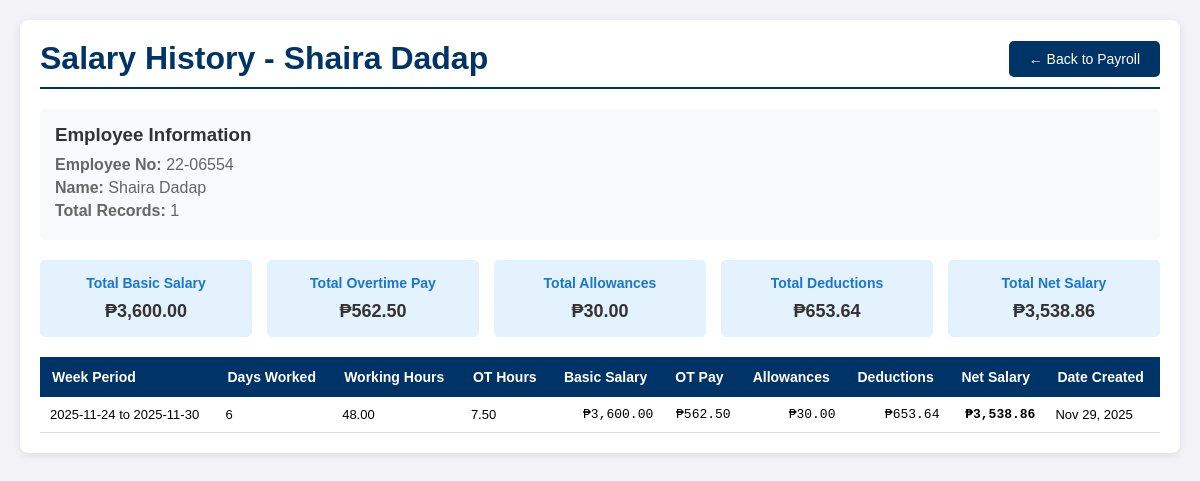
The app's page /admin/view_employee_history.php?employee_no=22-06554&employee_name=Shaira+Dadap (signed in) with its own data.
### tables this page shows
CREATE TABLE `payroll_records` (
  `id` int(11) NOT NULL,
  `employee_no` varchar(50) NOT NULL,
  `employee_name` varchar(100) NOT NULL,
  `department` varchar(100) DEFAULT NULL,
  `shift` varchar(50) DEFAULT NULL,
  `week_period` varchar(50) NOT NULL,
  `working_hours` decimal(10,2) NOT NULL,
  `days_worked` varchar(10) NOT NULL,
  `overtime_hours` decimal(10,2) NOT NULL,
  `basic_salary` decimal(10,2) NOT NULL,
  `overtime_pay` decimal(10,2) NOT NULL,
  `allowances` decimal(10,2) NOT NULL DEFAULT 0.00,
  `pagibig` decimal(10,2) NOT NULL,
  `sss` decimal(10,2) NOT NULL,
  `philhealth` decimal(10,2) NOT NULL,
  `gross_pay` decimal(10,2) NOT NULL,
  `total_deductions` decimal(10,2) NOT NULL,
  `net_salary` decimal(10,2) NOT NULL,
  `created_at` timestamp NOT NULL DEFAULT current_timestamp(),
  `deleted` tinyint(1) DEFAULT 0
);

### admin/view_employee_history.php (the view, shortened to what this page needs)
<?php
$host = 'localhost';
$dbname = 'employee_managements';
$username = 'root';
$password = '';
try {
    $conn = new PDO("mysql:host=$host;dbname=$dbname", $username, $password);
    $conn->setAttribute(PDO::ATTR_ERRMODE, PDO::ERRMODE_EXCEPTION);
    try {
        $conn->exec("ALTER TABLE payroll_records ADD COLUMN IF NOT EXISTS deleted TINYINT(1) DEFAULT 0");
    } catch(PDOException $e) {
    }
} catch(PDOException $e) {
    die("Connection failed: " . $e->getMessage());
}
$employeeNo   = $_GET['employee_no']   ?? '';
$employeeName = $_GET['employee_name'] ?? '';
$employeeHistory = [];
try {
    $stmt = $conn->prepare("
        SELECT * FROM payroll_records
        WHERE employee_no = ? AND deleted = 0
        ORDER BY week_period DESC, created_at DESC
    ");
    $stmt->execute([$employeeNo]);
    $employeeHistory = $stmt->fetchAll(PDO::FETCH_ASSOC);
} catch(PDOException $e) {
    $error = "Error fetching employee history: " . $e->getMessage();
}
$totalBasicSalary = 0;
$totalOvertimePay = 0;
$totalAllowances = 0;
$totalDeductions = 0;
$totalNetSalary = 0;
foreach ($employeeHistory as $record) {
    $totalBasicSalary += $record['basic_salary'];
    $totalOvertimePay += $record['overtime_pay'];
    $totalAllowances += $record['allowances'];
    $totalDeductions += $record['total_deductions'];
    $totalNetSalary += $record['net_salary'];
}
?>
<!DOCTYPE html>
<html lang="en">
<head>
</head>
<body>
    <div class="container">
        <div class="header">
            <h1>Salary History - <?php echo htmlspecialchars($employeeName); ?></h1>
            <a href="payroll.php" class="back-btn">← Back to Payroll</a>
        </div>
        <div class="employee-info">
            <h3>Employee Information</h3>
            <p><strong>Employee No:</strong> <?php echo htmlspecialchars($employeeNo); ?></p>
            <p><strong>Name:</strong> <?php echo htmlspecialchars($employeeName); ?></p>
            <p><strong>Total Records:</strong> <?php echo count($employeeHistory); ?></p>
        </div>
        <?php if (!empty($employeeHistory)): ?>
            <div class="summary-cards">
                <div class="summary-card">
                    <h4>Total Basic Salary</h4>
                    <div class="amount">₱<?php echo number_format($totalBasicSalary, 2); ?></div>
                </div>
                <div class="summary-card">
                    <h4>Total Overtime Pay</h4>
                    <div class="amount">₱<?php echo number_format($totalOvertimePay, 2); ?></div>
                </div>
                <div class="summary-card">
                    <h4>Total Allowances</h4>
                    <div class="amount">₱<?php echo number_format($totalAllowances, 2); ?></div>
                </div>
                <div class="summary-card">
                    <h4>Total Deductions</h4>
                    <div class="amount">₱<?php echo number_format($totalDeductions, 2); ?></div>
                </div>
                <div class="summary-card">
                    <h4>Total Net Salary</h4>
                    <div class="amount">₱<?php echo number_format($totalNetSalary, 2); ?></div>
                </div>
            </div>
            <table>
                <thead>
                    <tr>
                        <th>Week Period</th>
                        <th>Days Worked</th>
                        <th>Working Hours</th>
                        <th>OT Hours</th>
                        <th>Basic Salary</th>
                        <th>OT Pay</th>
                        <th>Allowances</th>
                        <th>Deductions</th>
                        <th>Net Salary</th>
                        <th>Date Created</th>
                    </tr>
                </thead>
                <tbody>
                    <?php foreach($employeeHistory as $record): ?>
                        <tr>
                            <td><?php echo htmlspecialchars($record['week_period']); ?></td>
                            <td><?php echo $record['days_worked']; ?></td>
                            <td><?php echo $record['working_hours']; ?></td>
                            <td><?php echo $record['overtime_hours']; ?></td>
                            <td class="amount-cell">₱<?php echo number_format($record['basic_salary'], 2); ?></td>
                            <td class="amount-cell">₱<?php echo number_format($record['overtime_pay'], 2); ?></td>
                            <td class="amount-cell">₱<?php echo number_format($record['allowances'], 2); ?></td>
                            <td class="amount-cell">₱<?php echo number_format($record['total_deductions'], 2); ?></td>
                            <td class="amount-cell"><strong>₱<?php echo number_format($record['net_salary'], 2); ?></strong></td>
                            <td><?php echo date('M j, Y', strtotime($record['created_at'])); ?></td>
                        </tr>
                    <?php endforeach; ?>
                </tbody>
            </table>
        <?php endif; ?>
    </div>
</body>
</html>

### admin/view_employee_history.php (style rules this page uses)
body { font-family: Arial, sans-serif; margin: 20px; background-color: #f4f4f8; }
.container { max-width: 1200px; margin: 0 auto; background: white; padding: 20px; border-radius: 8px; box-shadow: 0 2px 10px rgba(0,0,0,0.1); }
.header { display: flex; justify-content: space-between; align-items: center; margin-bottom: 20px; padding-bottom: 10px; border-bottom: 2px solid #003366; }
.header h1 { color: #003366; margin: 0; }
.back-btn { background: #003366; color: white; padding: 10px 20px; text-decoration: none; border-radius: 5px; font-size: 14px; }
.employee-info { background: #f8f9fa; padding: 15px; border-radius: 5px; margin-bottom: 20px; }
.employee-info h3 { margin: 0 0 10px 0; color: #333; }
.employee-info p { margin: 5px 0; color: #666; }
.summary-cards { display: grid; grid-template-columns: repeat(auto-fit, minmax(200px, 1fr)); gap: 15px; margin-bottom: 20px; }
.summary-card { background: #e3f2fd; padding: 15px; border-radius: 5px; text-align: center; }
.summary-card h4 { margin: 0 0 10px 0; color: #1976d2; font-size: 14px; }
.summary-card .amount { font-size: 18px; font-weight: bold; color: #333; }
table { width: 100%; border-collapse: collapse; margin-top: 20px; }
th { background: #003366; color: white; padding: 12px; text-align: left; font-size: 14px; }
td { padding: 10px; border-bottom: 1px solid #ddd; font-size: 13px; }
.amount-cell { text-align: right; font-family: monospace; }

### records on screen
payroll_records: week_period "2025-11-24 to 2025-11-30", days_worked "6", working_hours "48.00", overtime_hours "7.50", basic_salary "3,600.00", overtime_pay "562.50", allowances "30.00", total_deductions "653.64", net_salary "3,538.86", created_at "Nov 29, 2025"

### other values on screen
$employeeName "Shaira Dadap"
$employeeNo "22-06554"
count($employeeHistory) "1"
$totalBasicSalary "3,600.00"
$totalOvertimePay "562.50"
$totalAllowances "30.00"
$totalDeductions "653.64"
$totalNetSalary "3,538.86"
